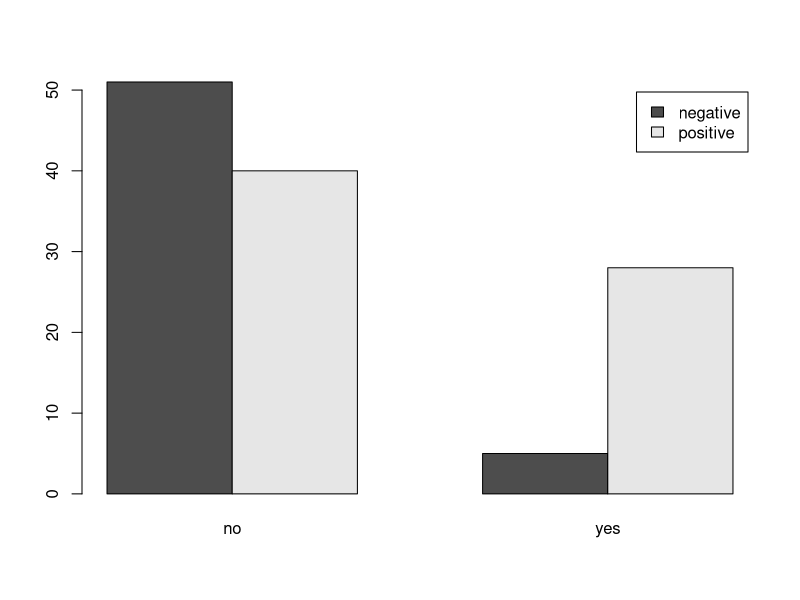
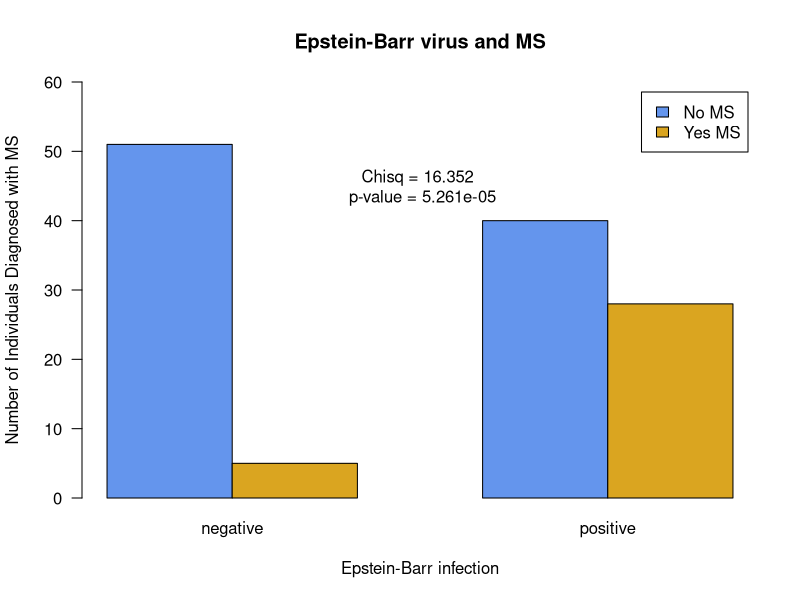

Recreate these plots in R, in order.
#HW: Use what you learned in the training script as a guide to evaluate whether the probability of being diagnosed 
# with multiple sclerosis (MS) is conditional on infection by the Epstein-Barr virus (EBv) or not.


# test for a conditional relationship between EBV and MS null: the variables are indpenedent (MS is not influenced by EBV )
#Import the data
MSdat <- read.csv("data/EBV_MS.csv")
head(MSdat)

#Summarize the data in a table
# cover the character data into numeric data. We can use the table() function to make a table that shows the counts of different words in the columns 
MS_summary <- table(MSdat)
print(MS_summary)

#Make a barplot of the data in the table using the funciton barplot
# remember you can only use the first position to enter data, either concatinate within the function or add things into an object 
# default wil give you stacked barplot, you need the beside = T to make it paired (next to eachother)
# add legend to tell what we are looking at 
barplot(MS_summary, beside = T, legend = T)

#Flip it: 
# flip the data table so that the barplot has the predictor variable on the x axis 
# use the t or transpose funciton to do this 
flipped_data <- t(MS_summary)
print(flipped_data)

# graph it, also store coords in barx
# make a bar plot with the flipped data
barx <- barplot(flipped_data, beside = T, ylab="Number of Individuals Diagnosed with MS", 
        ylim=c(0,60), main = "Epstein-Barr virus and MS", las= 1, col = c("cornflowerblue", "goldenrod"), 
        xlab = "Epstein-Barr infection", legend = T, legend.text = c("No MS", "Yes MS"))

#Add a legend to the top right of the graph. Make sure the colors correspond accurately to the colors you put in your graph.
# legend("topright", legend = c("No MS","Yes MS"), pch=15, col = c("black", "lightgrey"))

# Chi Square Analysis 
#Now we use a chi squared test to see if the difference in proportions we observe can be explained by sampling error (chance). summary() does the same test, slightly different math...
chisq.test(flipped_data) # either flipped or original data table can go in and you will get same result 
summary(flipped_data) # summary function will also automatically give you a chi squared test 

# slightly different because chisq.test() uses continuity correction (-0.5 to account for small sample sizes... 
# esp. in 2x2 tables)


#The barx object shows the x values for each bar (where each bar is located along the x axis). 
# You can use this information to designate where to place your p value text.
print(barx)

#Let's put the text at x = 3.5 and y = 50:
# now we want to print the numbers on the graph 
# first give the x value and the y value for where you want them 
# \n will be on a new line 
text(3.5, 45, "Chisq = 16.352 \n p-value = 5.261e-05")

# claim: MS diagnosis seems to be influenced by Epstein-Barr virus infection - absence of infection greatly 
# decreases probability of MS diagnosis.

# probabiliy of these data being due to change is 
# chi square is your effect size and p is measure of uncertainty 
